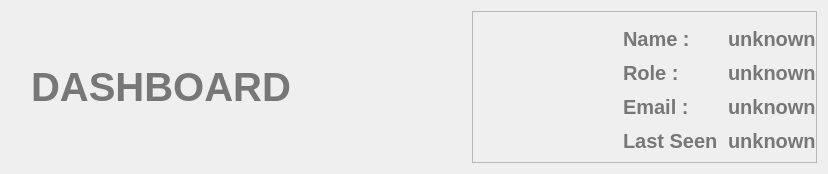
        <widget class="QFrame" name="frame">
         <property name="maximumSize">
          <size>
           <width>16777215</width>
           <height>170</height>
          </size>
         </property>
         <property name="styleSheet">
          <string notr="true"/>
         </property>
         <property name="frameShape">
          <enum>QFrame::NoFrame</enum>
         </property>
         <property name="frameShadow">
          <enum>QFrame::Raised</enum>
         </property>
         <layout class="QHBoxLayout" name="horizontalLayout_10">
          <item>
           <widget class="QFrame" name="frame_55">
            <property name="minimumSize">
             <size>
              <width>300</width>
              <height>0</height>
             </size>
            </property>
            <property name="frameShape">
             <enum>QFrame::NoFrame</enum>
            </property>
            <property name="frameShadow">
             <enum>QFrame::Raised</enum>
            </property>
            <layout class="QVBoxLayout" name="verticalLayout_30">
             <property name="spacing">
              <number>0</number>
             </property>
             <property name="leftMargin">
              <number>0</number>
             </property>
             <property name="topMargin">
              <number>0</number>
             </property>
             <property name="rightMargin">
              <number>0</number>
             </property>
             <property name="bottomMargin">
              <number>0</number>
             </property>
             <item>
              <widget class="QLabel" name="label">
               <property name="styleSheet">
                <string notr="true">color:#777;
font-size: 40px;
text-transform: uppercase;
font-weight: 700;
text-align: center;
text-shadow: 0 15px 40px rgba(0,0,0, 0.6);</string>
               </property>
               <property name="text">
                <string>DASHBOARD</string>
               </property>
               <property name="alignment">
                <set>Qt::AlignCenter</set>
               </property>
              </widget>
             </item>
            </layout>
           </widget>
          </item>
          <item>
           <widget class="QFrame" name="frame_60">
            <property name="minimumSize">
             <size>
              <width>0</width>
              <height>0</height>
             </size>
            </property>
            <property name="maximumSize">
             <size>
              <width>500</width>
              <height>16777215</height>
             </size>
            </property>
            <property name="styleSheet">
             <string notr="true"/>
            </property>
            <property name="frameShape">
             <enum>QFrame::NoFrame</enum>
            </property>
            <property name="frameShadow">
             <enum>QFrame::Raised</enum>
            </property>
            <layout class="QHBoxLayout" name="horizontalLayout_15">
             <property name="spacing">
              <number>0</number>
             </property>
             <property name="leftMargin">
              <number>0</number>
             </property>
             <property name="topMargin">
              <number>0</number>
             </property>
             <property name="rightMargin">
              <number>0</number>
             </property>
             <property name="bottomMargin">
              <number>0</number>
             </property>
             <item>
              <spacer name="horizontalSpacer">
               <property name="orientation">
                <enum>Qt::Horizontal</enum>
               </property>
               <property name="sizeHint" stdset="0">
                <size>
                 <width>426</width>
                 <height>20</height>
                </size>
               </property>
              </spacer>
             </item>
             <item>
              <widget class="QFrame" name="frame_54">
               <property name="maximumSize">
                <size>
                 <width>500</width>
                 <height>16777215</height>
                </size>
               </property>
               <property name="styleSheet">
                <string notr="true">font-size: 20px;
color:#777;

font-weight: 700;</string>
               </property>
               <property name="frameShape">
                <enum>QFrame::StyledPanel</enum>
               </property>
               <property name="frameShadow">
                <enum>QFrame::Raised</enum>
               </property>
               <layout class="QFormLayout" name="formLayout_3">
                <property name="horizontalSpacing">
                 <number>10</number>
                </property>
                <property name="verticalSpacing">
                 <number>10</number>
                </property>
                <property name="leftMargin">
                 <number>150</number>
                </property>
                <property name="topMargin">
                 <number>15</number>
                </property>
                <property name="rightMargin">
                 <number>0</number>
                </property>
                <item row="0" column="0">
                 <widget class="QLabel" name="label_44">
                  <property name="text">
                   <string>Name :</string>
                  </property>
                 </widget>
                </item>
                <item row="0" column="1">
                 <widget class="QLabel" name="dash_user_name">
                  <property name="styleSheet">
                   <string notr="true">text-style: italic</string>
                  </property>
                  <property name="text">
                   <string>unknown</string>
                  </property>
                  <property name="wordWrap">
                   <bool>true</bool>
                  </property>
                 </widget>
                </item>
                <item row="1" column="0">
                 <widget class="QLabel" name="label_45">
                  <property name="text">
                   <string>Role :</string>
                  </property>
                 </widget>
                </item>
                <item row="1" column="1">
                 <widget class="QLabel" name="dash_role">
                  <property name="text">
                   <string>unknown</string>
                  </property>
                  <property name="wordWrap">
                   <bool>true</bool>
                  </property>
                 </widget>
                </item>
                <item row="2" column="0">
                 <widget class="QLabel" name="label_50">
                  <property name="text">
                   <string>Email :</string>
                  </property>
                 </widget>
                </item>
                <item row="2" column="1">
                 <widget class="QLabel" name="dash_email">
                  <property name="text">
                   <string>unknown</string>
                  </property>
                  <property name="wordWrap">
                   <bool>true</bool>
                  </property>
                 </widget>
                </item>
                <item row="3" column="0">
                 <widget class="QLabel" name="label_64">
                  <property name="text">
                   <string>Last Seen</string>
                  </property>
                 </widget>
                </item>
                <item row="3" column="1">
                 <widget class="QLabel" name="dash_last_seen">
                  <property name="text">
                   <string>unknown</string>
                  </property>
                  <property name="wordWrap">
                   <bool>true</bool>
                  </property>
                 </widget>
                </item>
               </layout>
              </widget>
             </item>
            </layout>
           </widget>
          </item>
         </layout>
        </widget>
